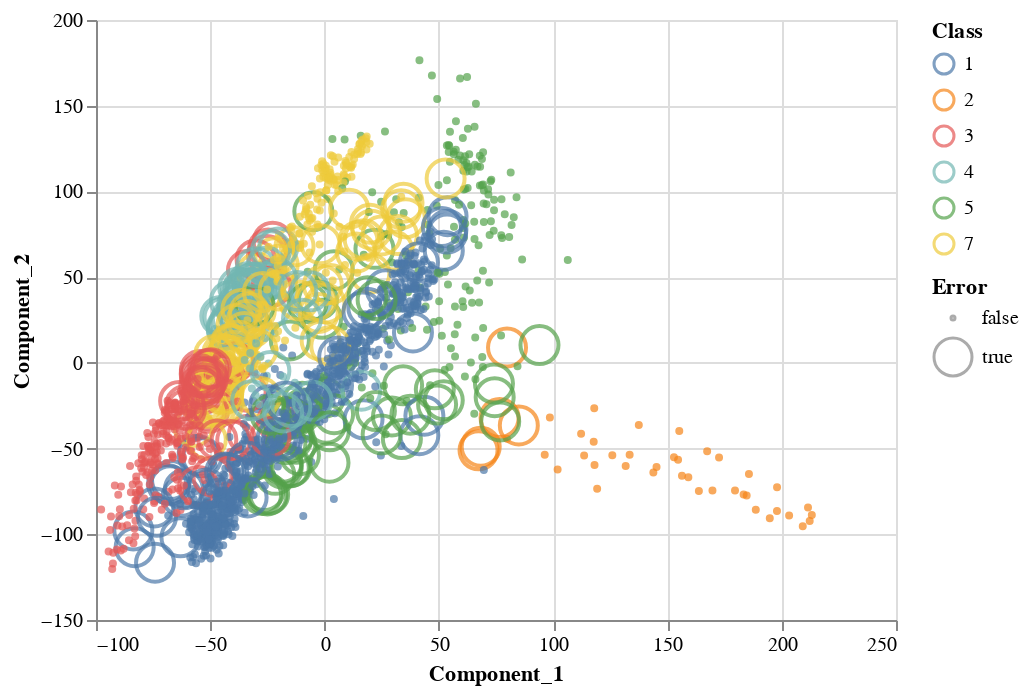

Notebook source saved alongside this figure:
### Code cell
alt.Chart(pred_pca).mark_point().encode(
           x = 'Component_1:Q',
           y = 'Component_2:Q',
           color = 'Class:N',
           size = 'Error:N', 
           tooltip = ['Class', 'Label', 'Score']).interactive()

### Figure 1 — Vega-Lite specification as saved in the notebook (floating-point values rounded to 4 significant figures; data arrays with more than 128 entries replaced by an {"elided": "..."} marker saying what was removed)
{"config": {"view": {"continuousWidth": 400, "continuousHeight": 300}}, "data": {"name": "data-2c61f1f25b729c42ff96532bc59c266c"}, "mark": "point", "encoding": {"color": {"type": "nominal", "field": "Class"}, "size": {"type": "nominal", "field": "Error"}, "tooltip": [{"type": "nominal", "field": "Class"}, {"type": "quantitative", "field": "Label"}, {"type": "quantitative", "field": "Score"}], "x": {"type": "quantitative", "field": "Component_1"}, "y": {"type": "quantitative", "field": "Component_2"}}, "selection": {"selector001": {"type": "interval", "bind": "scales", "encodings": ["x", "y"]}}, "$schema": "https://vega.github.io/schema/vega-lite/v4.8.1.json", "datasets": {"data-2c61f1f25b729c42ff96532bc59c266c": {"elided": "1931 records"}}}
